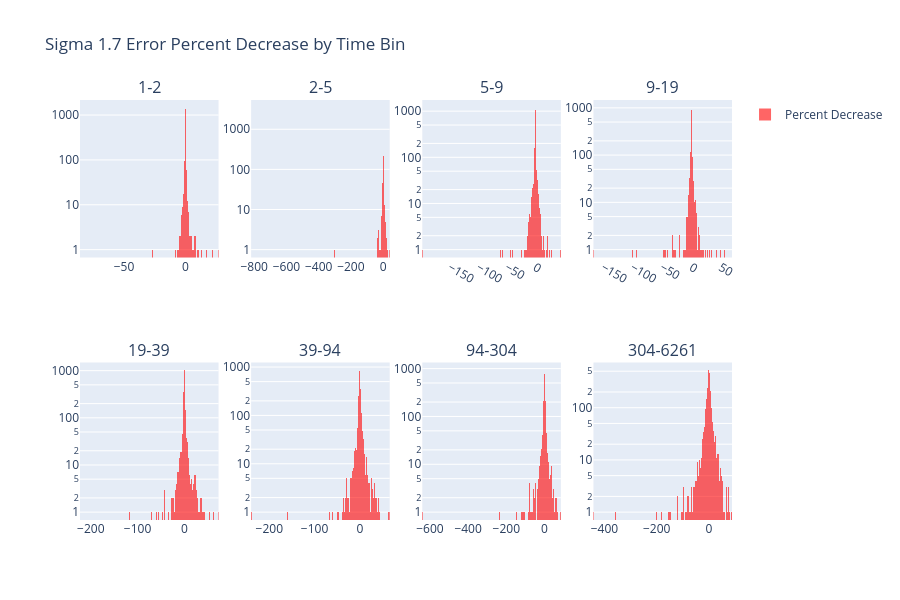

This figure's notebook cell:
### Code cell
error_change_proportion_by_time_bin(S1_7_unary, data[1.7][0]['static_info'])

### Figure 1 — Plotly figure (JSON) as saved in the notebook; plotly's stock layout.template omitted (floating-point values rounded to 4 significant figures; data arrays with more than 128 entries replaced by an {"elided": "..."} marker saying what was removed)
{"data": [{"marker": {"color": "red"}, "name": "Percent Decrease", "opacity": 0.6, "showlegend": true, "type": "histogram", "x": {"elided": "4659 float values"}, "xaxis": "x", "yaxis": "y"}, {"marker": {"color": "red"}, "name": "Percent Decrease", "opacity": 0.6, "showlegend": false, "type": "histogram", "x": {"elided": "4130 float values"}, "xaxis": "x2", "yaxis": "y2"}, {"marker": {"color": "red"}, "name": "Percent Decrease", "opacity": 0.6, "showlegend": false, "type": "histogram", "x": {"elided": "2915 float values"}, "xaxis": "x3", "yaxis": "y3"}, {"marker": {"color": "red"}, "name": "Percent Decrease", "opacity": 0.6, "showlegend": false, "type": "histogram", "x": {"elided": "3964 float values"}, "xaxis": "x4", "yaxis": "y4"}, {"marker": {"color": "red"}, "name": "Percent Decrease", "opacity": 0.6, "showlegend": false, "type": "histogram", "x": {"elided": "3693 float values"}, "xaxis": "x5", "yaxis": "y5"}, {"marker": {"color": "red"}, "name": "Percent Decrease", "opacity": 0.6, "showlegend": false, "type": "histogram", "x": {"elided": "3883 float values"}, "xaxis": "x6", "yaxis": "y6"}, {"marker": {"color": "red"}, "name": "Percent Decrease", "opacity": 0.6, "showlegend": false, "type": "histogram", "x": {"elided": "3861 float values"}, "xaxis": "x7", "yaxis": "y7"}, {"marker": {"color": "red"}, "name": "Percent Decrease", "opacity": 0.6, "showlegend": false, "type": "histogram", "x": {"elided": "3860 float values"}, "xaxis": "x8", "yaxis": "y8"}], "layout": {"annotations": [{"font": {"size": 16}, "showarrow": false, "text": "1-2", "x": 0.1062, "xanchor": "center", "xref": "paper", "y": 1, "yanchor": "bottom", "yref": "paper"}, {"font": {"size": 16}, "showarrow": false, "text": "2-5", "x": 0.3688, "xanchor": "center", "xref": "paper", "y": 1, "yanchor": "bottom", "yref": "paper"}, {"font": {"size": 16}, "showarrow": false, "text": "5-9", "x": 0.6313, "xanchor": "center", "xref": "paper", "y": 1, "yanchor": "bottom", "yref": "paper"}, {"font": {"size": 16}, "showarrow": false, "text": "9-19", "x": 0.8938, "xanchor": "center", "xref": "paper", "y": 1, "yanchor": "bottom", "yref": "paper"}, {"font": {"size": 16}, "showarrow": false, "text": "19-39", "x": 0.1062, "xanchor": "center", "xref": "paper", "y": 0.375, "yanchor": "bottom", "yref": "paper"}, {"font": {"size": 16}, "showarrow": false, "text": "39-94", "x": 0.3688, "xanchor": "center", "xref": "paper", "y": 0.375, "yanchor": "bottom", "yref": "paper"}, {"font": {"size": 16}, "showarrow": false, "text": "94-304", "x": 0.6313, "xanchor": "center", "xref": "paper", "y": 0.375, "yanchor": "bottom", "yref": "paper"}, {"font": {"size": 16}, "showarrow": false, "text": "304-6261", "x": 0.8938, "xanchor": "center", "xref": "paper", "y": 0.375, "yanchor": "bottom", "yref": "paper"}], "barmode": "overlay", "height": 600, "title": {"text": "Sigma 1.7 Error Percent Decrease by Time Bin"}, "xaxis": {"anchor": "y", "domain": [0, 0.2125]}, "xaxis2": {"anchor": "y2", "domain": [0.2625, 0.475]}, "xaxis3": {"anchor": "y3", "domain": [0.525, 0.7375]}, "xaxis4": {"anchor": "y4", "domain": [0.7875, 1]}, "xaxis5": {"anchor": "y5", "domain": [0, 0.2125]}, "xaxis6": {"anchor": "y6", "domain": [0.2625, 0.475]}, "xaxis7": {"anchor": "y7", "domain": [0.525, 0.7375]}, "xaxis8": {"anchor": "y8", "domain": [0.7875, 1]}, "yaxis": {"anchor": "x", "domain": [0.625, 1], "type": "log"}, "yaxis2": {"anchor": "x2", "domain": [0.625, 1], "type": "log"}, "yaxis3": {"anchor": "x3", "domain": [0.625, 1], "type": "log"}, "yaxis4": {"anchor": "x4", "domain": [0.625, 1], "type": "log"}, "yaxis5": {"anchor": "x5", "domain": [0, 0.375], "type": "log"}, "yaxis6": {"anchor": "x6", "domain": [0, 0.375], "type": "log"}, "yaxis7": {"anchor": "x7", "domain": [0, 0.375], "type": "log"}, "yaxis8": {"anchor": "x8", "domain": [0, 0.375], "type": "log"}}}
